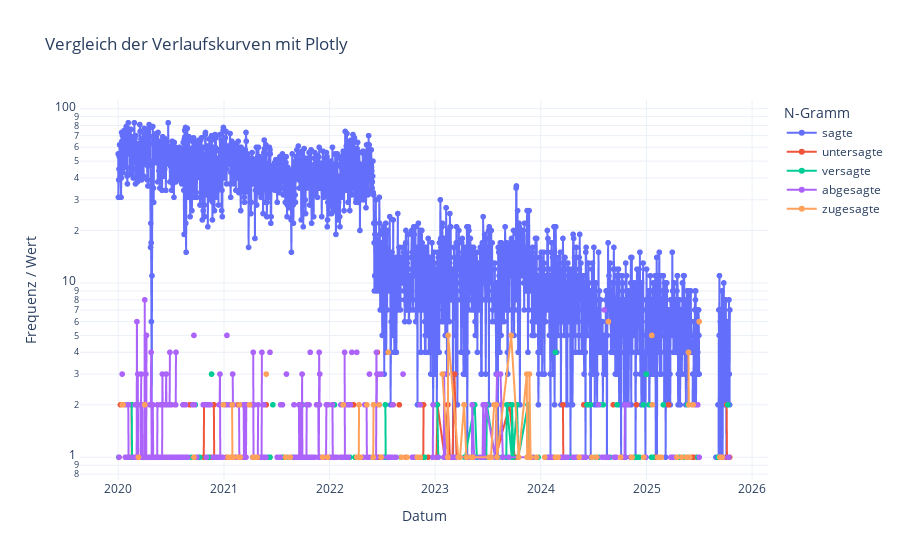

Notebook cell for this chart:
### Markdown cell above
#### N=1 - Wortform = '\*sagte' mit Fokus 2023

Suche zuerst in 2023 nach allen Wortformen, die auf "sagte" enden. Nehme die TOP5 häufigsten N-Gramme und erzeuge eine Verlaufsgrafik.

### Code cell
# Suche
data = searchSimple(2023, LayerName.Wortform, "*sagte")

# Filtere DataFrame nach top 10 N-Gramme
top = data.groupby("N-Gramm")["Frequenz"].sum().nlargest(5).index
data = data[data["N-Gramm"].isin(top)]

# Plot mit Seaborn
fig = px.line(data, x="Datum", y="Frequenz", color="N-Gramm", markers=True, title="Vergleich der Verlaufskurven mit Plotly")
fig.update_layout(
  xaxis_title="Datum",
  yaxis_title="Frequenz / Wert",
  yaxis_type="log",
  template="plotly_white"
)
fig.show()

### Figure 1 — Plotly figure (JSON) as saved in the notebook; plotly's stock layout.template omitted (floating-point values rounded to 4 significant figures; data arrays with more than 128 entries replaced by an {"elided": "..."} marker saying what was removed)
{"data": [{"hovertemplate": "N-Gramm=sagte<br>Datum=%{x}<br>Frequenz=%{y}<extra></extra>", "legendgroup": "sagte", "line": {"color": "#636efa", "dash": "solid"}, "marker": {"symbol": "circle"}, "mode": "lines+markers", "name": "sagte", "showlegend": true, "type": "scattergl", "x": {"elided": "2074 str values"}, "xaxis": "x", "y": {"elided": "2074 int values"}, "yaxis": "y"}, {"hovertemplate": "N-Gramm=untersagte<br>Datum=%{x}<br>Frequenz=%{y}<extra></extra>", "legendgroup": "untersagte", "line": {"color": "#EF553B", "dash": "solid"}, "marker": {"symbol": "circle"}, "mode": "lines+markers", "name": "untersagte", "showlegend": true, "type": "scattergl", "x": {"elided": "1730 str values"}, "xaxis": "x", "y": {"elided": "1730 int values"}, "yaxis": "y"}, {"hovertemplate": "N-Gramm=versagte<br>Datum=%{x}<br>Frequenz=%{y}<extra></extra>", "legendgroup": "versagte", "line": {"color": "#00cc96", "dash": "solid"}, "marker": {"symbol": "circle"}, "mode": "lines+markers", "name": "versagte", "showlegend": true, "type": "scattergl", "x": {"elided": "1732 str values"}, "xaxis": "x", "y": {"elided": "1732 int values"}, "yaxis": "y"}, {"hovertemplate": "N-Gramm=abgesagte<br>Datum=%{x}<br>Frequenz=%{y}<extra></extra>", "legendgroup": "abgesagte", "line": {"color": "#ab63fa", "dash": "solid"}, "marker": {"symbol": "circle"}, "mode": "lines+markers", "name": "abgesagte", "showlegend": true, "type": "scattergl", "x": {"elided": "1736 str values"}, "xaxis": "x", "y": {"elided": "1736 int values"}, "yaxis": "y"}, {"hovertemplate": "N-Gramm=zugesagte<br>Datum=%{x}<br>Frequenz=%{y}<extra></extra>", "legendgroup": "zugesagte", "line": {"color": "#FFA15A", "dash": "solid"}, "marker": {"symbol": "circle"}, "mode": "lines+markers", "name": "zugesagte", "showlegend": true, "type": "scattergl", "x": {"elided": "1732 str values"}, "xaxis": "x", "y": {"elided": "1732 int values"}, "yaxis": "y"}], "layout": {"legend": {"title": {"text": "N-Gramm"}, "tracegroupgap": 0}, "title": {"text": "Vergleich der Verlaufskurven mit Plotly"}, "xaxis": {"anchor": "y", "domain": [0, 1], "title": {"text": "Datum"}}, "yaxis": {"anchor": "x", "domain": [0, 1], "title": {"text": "Frequenz / Wert"}, "type": "log"}}}
